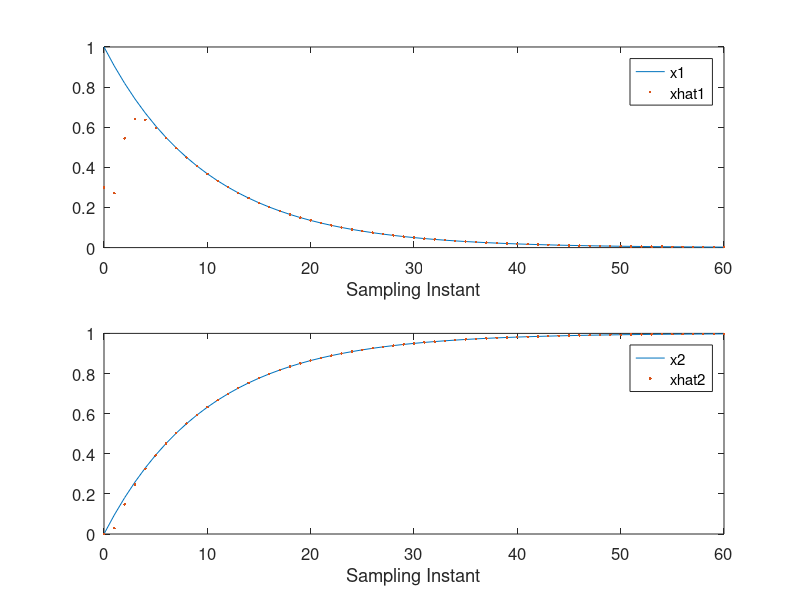
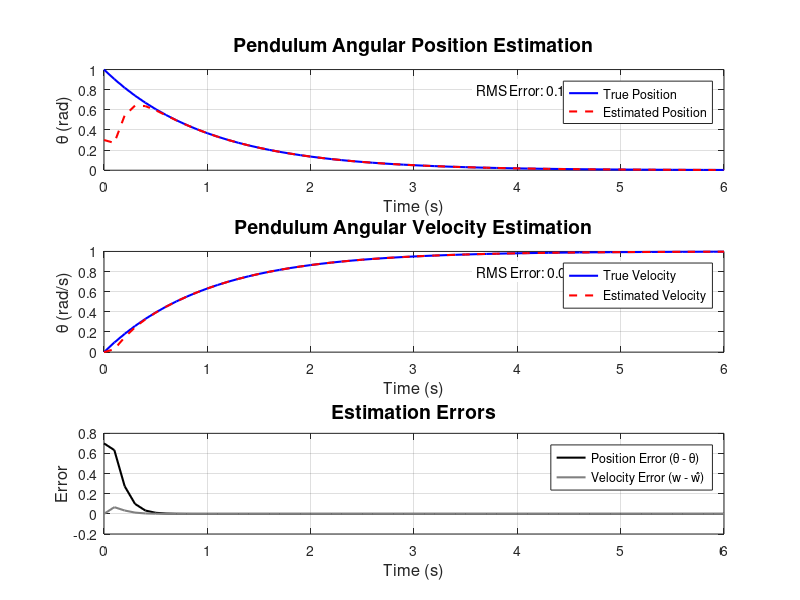

MATLAB code for these plots, in order:
%% Lecture 5: Receding Horizon Control and Closed-loop Systems
% Exercise: Design and implement an observer for a DC Motor. 

% x1 - rotor angular velocity
% x2 - rotor angular position

%% System definition
% Define the continuos-time model of the DC Motor and discretize

Ap = [-1 0; 1 0]; Bp = [1;0]; Cp = [0 1]; Dp = 0;

Gssc = ss(Ap,Bp,Cp,Dp);

Ts = 0.1;
Gssd = c2d(Gssc,Ts);

%% Observer Design and Implementation
% Use pole-assignment technique in order to find the observer gain Kob
% Specify the desired closed-loops poles at 0.1 and 0.2

pole = [0.2 0.3];
Kob = place(Gssd.A', Gssd.C', pole)';

%% Simulation of the true system dynamics
% Initial system conditions
u = 0;
x = [1;0];
x1(1) = 1;
x2(1) = 0;
y(1) = x2(1);

for k=1:60
    x = Gssd.A * x;    % Update the states
    x1(k+1) = x(1,1);  % True angular position
    x2(k+1) = x(2,1);  % True angular velocity
    y(k+1) = x2(k+1);  % True output
end


%% Simulate the response of observer
% Initial state conditions
xhat = [0.3; 0.0];
xhat1(1) = 0.3;
xhat2(1) = 0;

for k = 1:60
    xhat = Gssd.A*xhat + Kob*(y(k)-xhat2(k));  % Observer correction
    xhat1(k+1) = xhat(1,1);                    % Estimated angular position
    xhat2(k+1) = xhat(2,1);                    % Estimated angular velocity
end

%% Plotting
figure;
kk = 0:60;
subplot(2,1,1);
plot(kk,x1,kk,xhat1,'.');
set(gca,'FontSize',12,'FontName','helvetica')
xlabel('Sampling Instant');
legend('x1','xhat1');
subplot(2,1,2);
plot(kk,x2,kk,xhat2,'.');
set(gca,'FontSize',12,'FontName','helvetica');
xlabel('Sampling Instant');
legend('x2','xhat2');

%% Enhanced Plotting with System Context
figure;

% Customize figure appearance
set(gcf, 'Position', [100, 100, 800, 600], 'Color', 'w');

% Plot 1: Angular Position (θ) with observer performance metrics
subplot(3,1,1);
plot(kk*Ts, x1, 'b', 'LineWidth', 1.5); hold on;
plot(kk*Ts, xhat1, 'r--', 'LineWidth', 1.5);
title('Pendulum Angular Position Estimation', 'FontSize', 14);
xlabel('Time (s)', 'FontSize', 12);
ylabel('θ (rad)', 'FontSize', 12);
grid on;
legend('True Position', 'Estimated Position', 'Location', 'best');

% Add error quantification
position_error = x1 - xhat1;
text(0.6*max(kk*Ts), 0.8*max(x1), sprintf('RMS Error: %.4f rad', rms(position_error)), ...
    'FontSize', 10, 'BackgroundColor', 'w');

% Plot 2: Angular Velocity (θ̇) with observer performance metrics
subplot(3,1,2);
plot(kk*Ts, x2, 'b', 'LineWidth', 1.5); hold on;
plot(kk*Ts, xhat2, 'r--', 'LineWidth', 1.5);
title('Pendulum Angular Velocity Estimation', 'FontSize', 14);
xlabel('Time (s)', 'FontSize', 12);
ylabel('θ̇ (rad/s)', 'FontSize', 12);
grid on;
legend('True Velocity', 'Estimated Velocity', 'Location', 'best');

% Add error quantification
velocity_error = x2 - xhat2;
text(0.6*max(kk*Ts), 0.8*max(x2), sprintf('RMS Error: %.4f rad/s', rms(velocity_error)), ...
    'FontSize', 10, 'BackgroundColor', 'w');

% Plot 3: Estimation Errors
subplot(3,1,3);
plot(kk*Ts, position_error, 'k', 'LineWidth', 1.5); hold on;
plot(kk*Ts, velocity_error, 'Color', [0.5 0.5 0.5], 'LineWidth', 1.5);
title('Estimation Errors', 'FontSize', 14);
xlabel('Time (s)', 'FontSize', 12);
ylabel('Error', 'FontSize', 12);
grid on;
legend('Position Error (θ - θ̂)', 'Velocity Error (w - ẇ̂)', 'Location', 'best');

